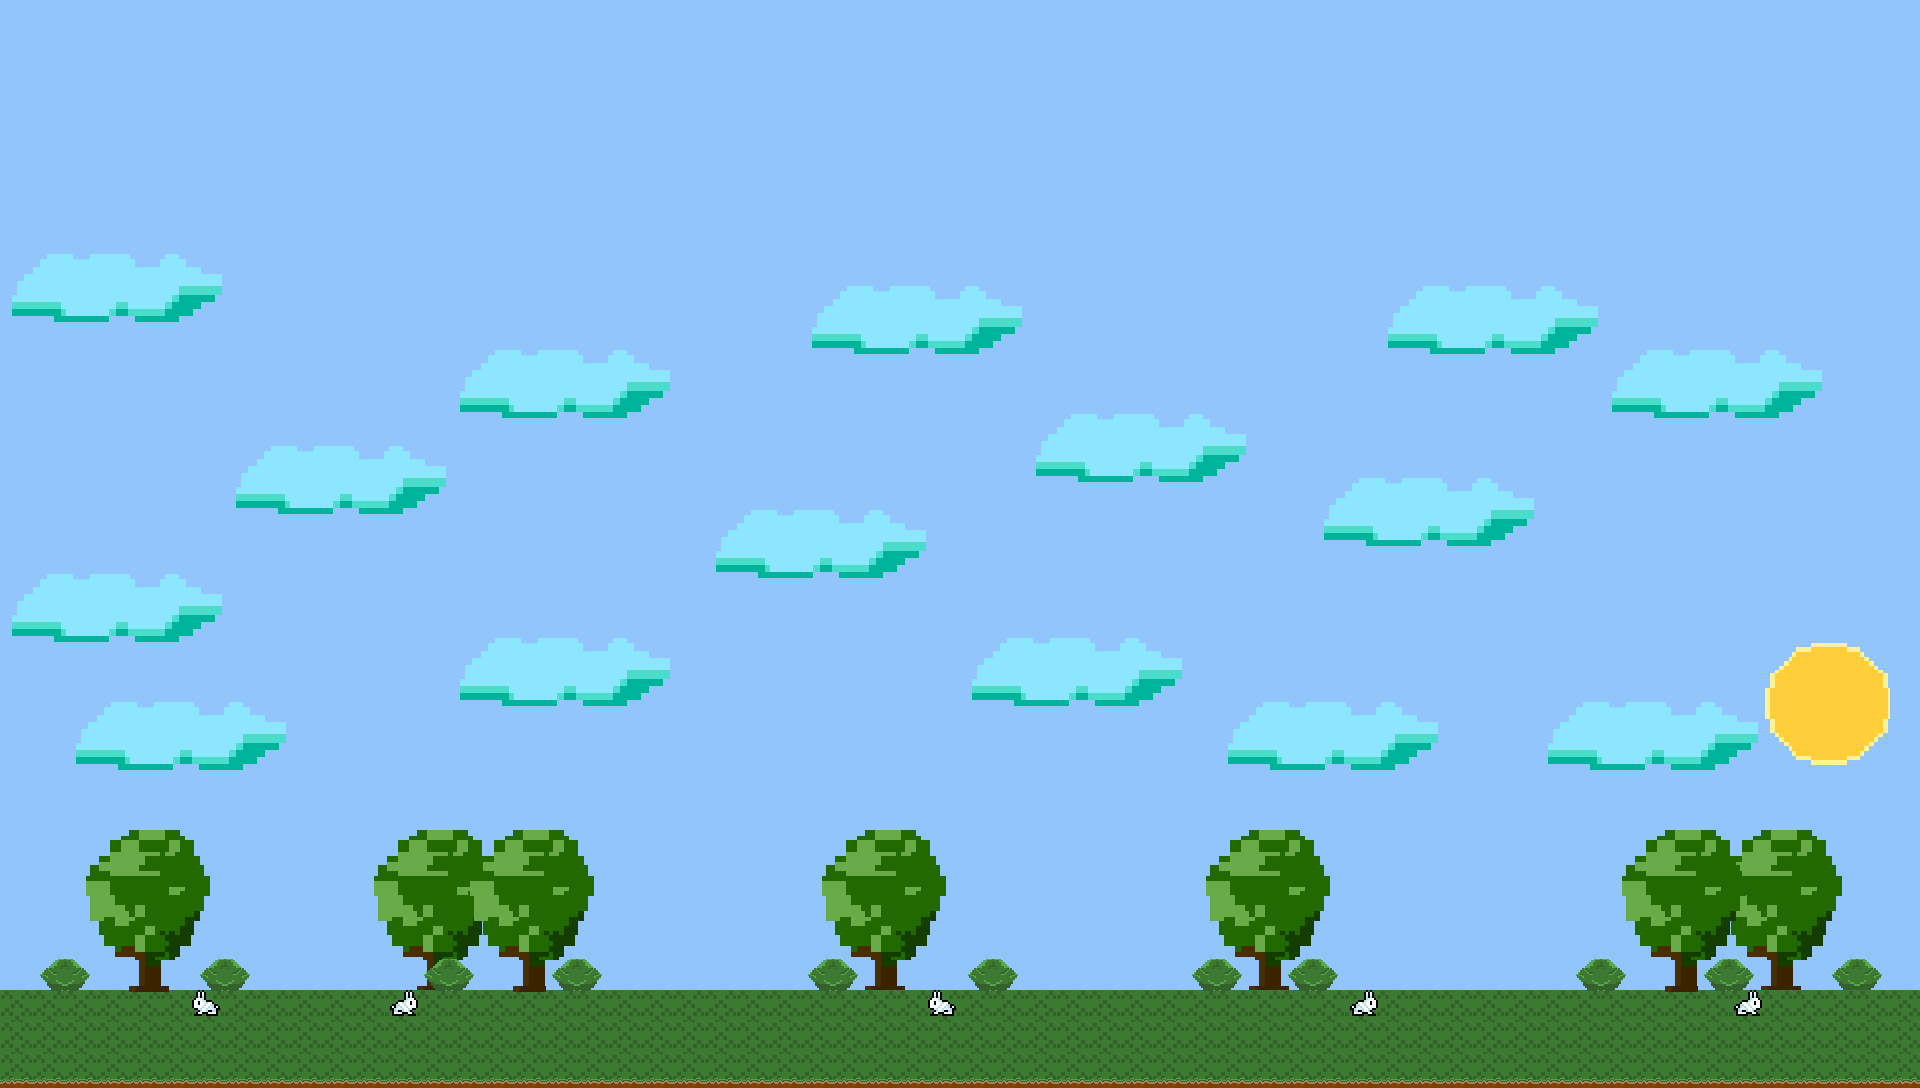

Below is a game level as drawn by its tile map, then a one-line description and the .tmx that defines it (tile-layer data replaced by summaries):
An orthogonal 60x34 tile map with 32x32 px tiles, 4 tile layers (Cielo, Nubes y sol, Pasto y arboles, Arbustos y conejos) and 1 object.

<map version="1.4" tiledversion="1.4.3" orientation="orthogonal" renderorder="right-down" width="60" height="34" tilewidth="32" tileheight="32" infinite="0" nextlayerid="6" nextobjectid="2">
 <tileset firstgid="1" source="TILESET 2.tsx" />
 <layer id="1" name="Cielo" width="60" height="34">
  <data>[2040 cells, 2040 non-empty, 1 distinct tile ids]</data>
 </layer>
 <layer id="3" name="Nubes y sol" width="60" height="34">
  <data>[2040 cells, 368 non-empty, 50 distinct tile ids]</data>
 </layer>
 <layer id="2" name="Pasto y arboles" width="60" height="34">
  <data>[2040 cells, 283 non-empty, 27 distinct tile ids]</data>
 </layer>
 <layer id="4" name="Arbustos y conejos" width="60" height="34">
  <data>[2040 cells, 92 non-empty, 27 distinct tile ids]</data>
 </layer>
 <objectgroup id="5" name="Colisiones">
  <object id="1" x="0" y="992">
   <polygon points="0,0 1920,0 1920,96 0,96" />
  </object>
 </objectgroup>
</map>
